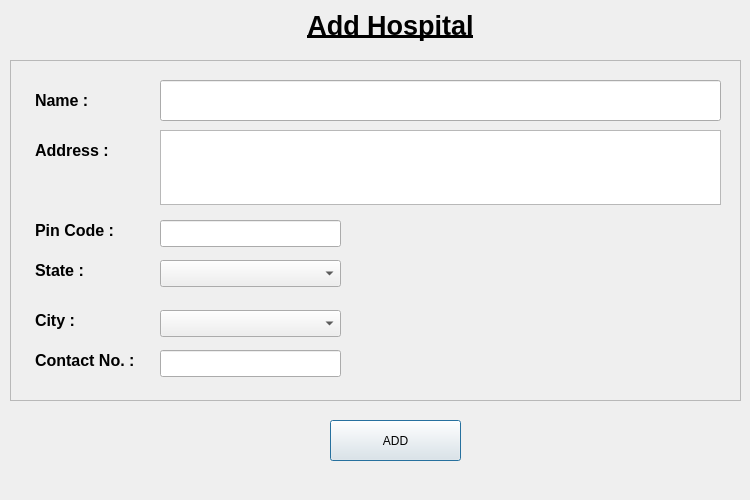
<?xml version="1.0" encoding="UTF-8"?>
<ui version="4.0">
 <class>addHospital</class>
 <widget class="QDialog" name="addHospital">
  <property name="geometry">
   <rect>
    <x>0</x>
    <y>0</y>
    <width>750</width>
    <height>500</height>
   </rect>
  </property>
  <property name="sizePolicy">
   <sizepolicy hsizetype="Fixed" vsizetype="Fixed">
    <horstretch>0</horstretch>
    <verstretch>0</verstretch>
   </sizepolicy>
  </property>
  <property name="maximumSize">
   <size>
    <width>750</width>
    <height>500</height>
   </size>
  </property>
  <property name="windowTitle">
   <string>Dialog</string>
  </property>
  <widget class="QLabel" name="title">
   <property name="geometry">
    <rect>
     <x>260</x>
     <y>0</y>
     <width>261</width>
     <height>51</height>
    </rect>
   </property>
   <property name="text">
    <string>&lt;html&gt;&lt;head/&gt;&lt;body&gt;&lt;p align=&quot;center&quot;&gt;&lt;span style=&quot; font-size:20pt; font-weight:600; text-decoration: underline;&quot;&gt;Add Hospital&lt;/span&gt;&lt;/p&gt;&lt;/body&gt;&lt;/html&gt;</string>
   </property>
  </widget>
  <widget class="QFrame" name="frame">
   <property name="geometry">
    <rect>
     <x>10</x>
     <y>60</y>
     <width>731</width>
     <height>341</height>
    </rect>
   </property>
   <property name="styleSheet">
    <string notr="true"/>
   </property>
   <property name="frameShape">
    <enum>QFrame::StyledPanel</enum>
   </property>
   <property name="frameShadow">
    <enum>QFrame::Raised</enum>
   </property>
   <widget class="QLabel" name="nameLabel">
    <property name="geometry">
     <rect>
      <x>25</x>
      <y>20</y>
      <width>71</width>
      <height>41</height>
     </rect>
    </property>
    <property name="text">
     <string>&lt;html&gt;&lt;head/&gt;&lt;body&gt;&lt;p&gt;&lt;span style=&quot; font-size:12pt; font-weight:600;&quot;&gt;Name :&lt;/span&gt;&lt;/p&gt;&lt;/body&gt;&lt;/html&gt;</string>
    </property>
   </widget>
   <widget class="QLineEdit" name="name">
    <property name="geometry">
     <rect>
      <x>150</x>
      <y>20</y>
      <width>561</width>
      <height>41</height>
     </rect>
    </property>
   </widget>
   <widget class="QLabel" name="addressLabel">
    <property name="geometry">
     <rect>
      <x>25</x>
      <y>70</y>
      <width>91</width>
      <height>41</height>
     </rect>
    </property>
    <property name="text">
     <string>&lt;html&gt;&lt;head/&gt;&lt;body&gt;&lt;p&gt;&lt;span style=&quot; font-size:12pt; font-weight:600;&quot;&gt;Address :&lt;/span&gt;&lt;/p&gt;&lt;/body&gt;&lt;/html&gt;</string>
    </property>
   </widget>
   <widget class="QLabel" name="contactLabel">
    <property name="geometry">
     <rect>
      <x>25</x>
      <y>280</y>
      <width>131</width>
      <height>41</height>
     </rect>
    </property>
    <property name="text">
     <string>&lt;html&gt;&lt;head/&gt;&lt;body&gt;&lt;p&gt;&lt;span style=&quot; font-size:12pt; font-weight:600;&quot;&gt;Contact No. :&lt;/span&gt;&lt;/p&gt;&lt;/body&gt;&lt;/html&gt;</string>
    </property>
   </widget>
   <widget class="QLabel" name="stateLabel">
    <property name="geometry">
     <rect>
      <x>25</x>
      <y>190</y>
      <width>61</width>
      <height>41</height>
     </rect>
    </property>
    <property name="text">
     <string>&lt;html&gt;&lt;head/&gt;&lt;body&gt;&lt;p&gt;&lt;span style=&quot; font-size:12pt; font-weight:600;&quot;&gt;State :&lt;/span&gt;&lt;/p&gt;&lt;/body&gt;&lt;/html&gt;</string>
    </property>
   </widget>
   <widget class="QLabel" name="pinCodeLabel">
    <property name="geometry">
     <rect>
      <x>25</x>
      <y>150</y>
      <width>91</width>
      <height>41</height>
     </rect>
    </property>
    <property name="text">
     <string>&lt;html&gt;&lt;head/&gt;&lt;body&gt;&lt;p&gt;&lt;span style=&quot; font-size:12pt; font-weight:600;&quot;&gt;Pin Code :&lt;/span&gt;&lt;/p&gt;&lt;/body&gt;&lt;/html&gt;</string>
    </property>
   </widget>
   <widget class="QLabel" name="cityLabel">
    <property name="geometry">
     <rect>
      <x>25</x>
      <y>240</y>
      <width>61</width>
      <height>41</height>
     </rect>
    </property>
    <property name="text">
     <string>&lt;html&gt;&lt;head/&gt;&lt;body&gt;&lt;p&gt;&lt;span style=&quot; font-size:12pt; font-weight:600;&quot;&gt;City :&lt;/span&gt;&lt;/p&gt;&lt;/body&gt;&lt;/html&gt;</string>
    </property>
   </widget>
   <widget class="QTextEdit" name="address">
    <property name="geometry">
     <rect>
      <x>150</x>
      <y>70</y>
      <width>561</width>
      <height>75</height>
     </rect>
    </property>
   </widget>
   <widget class="QLineEdit" name="pinCode">
    <property name="geometry">
     <rect>
      <x>150</x>
      <y>160</y>
      <width>181</width>
      <height>27</height>
     </rect>
    </property>
   </widget>
   <widget class="QLineEdit" name="contact">
    <property name="geometry">
     <rect>
      <x>150</x>
      <y>290</y>
      <width>181</width>
      <height>27</height>
     </rect>
    </property>
    <property name="inputMethodHints">
     <set>Qt::ImhNone</set>
    </property>
   </widget>
   <widget class="QComboBox" name="state">
    <property name="geometry">
     <rect>
      <x>150</x>
      <y>200</y>
      <width>181</width>
      <height>27</height>
     </rect>
    </property>
   </widget>
   <widget class="QComboBox" name="city">
    <property name="geometry">
     <rect>
      <x>150</x>
      <y>250</y>
      <width>181</width>
      <height>27</height>
     </rect>
    </property>
   </widget>
  </widget>
  <widget class="QPushButton" name="addButton">
   <property name="geometry">
    <rect>
     <x>330</x>
     <y>420</y>
     <width>131</width>
     <height>41</height>
    </rect>
   </property>
   <property name="text">
    <string>ADD</string>
   </property>
  </widget>
 </widget>
 <resources/>
 <connections/>
</ui>
